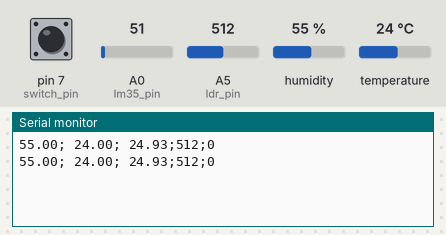
This sketch was run on a simulated Arduino Uno, built with avr-gcc and run on an emulated ATmega328P. On the bench: the last lines printed to the serial monitor. Inputs (shaded band) come from the test bench; at power-on: humidity 55 %, A0 (lm35_pin) = 51, A5 (ldr_pin) = 512, pin 7 (switch_pin) HIGH, temperature 24 °C.

Above: at 2.8 s.
2.9 s: humidity set to 22 %
At 4.7 s:
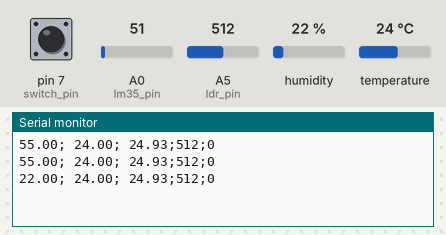
5.6 s: A0 (lm35_pin) set to 61
At 7.1 s:
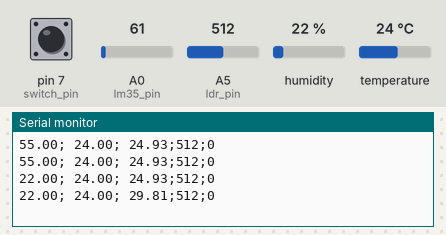
8.3 s: A5 (ldr_pin) set to 716
At 10.8 s:
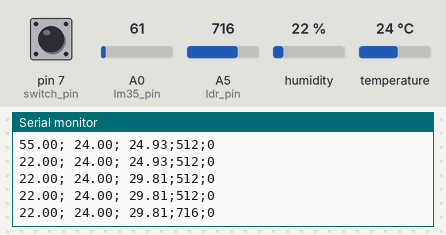
11.0 s: pin 7 (switch_pin) pulled LOW for 2.35 s
At 13.2 s:
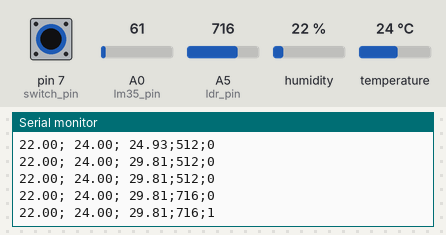
14.8 s: temperature set to 12 °C
At 16.9 s:
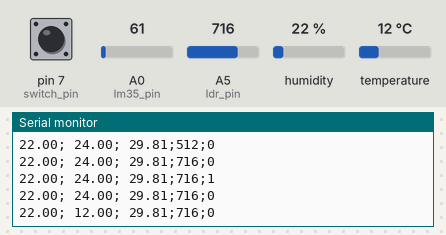
17.5 s: A0 (lm35_pin) set to 71
At 19.4 s:
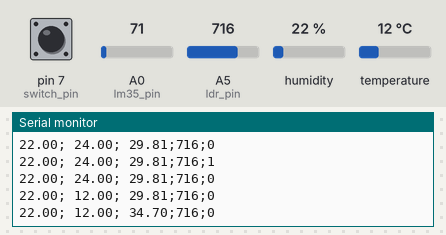
Timing chart, 0 to 20.9 s (numbered marks = the images above; inputs shaded):
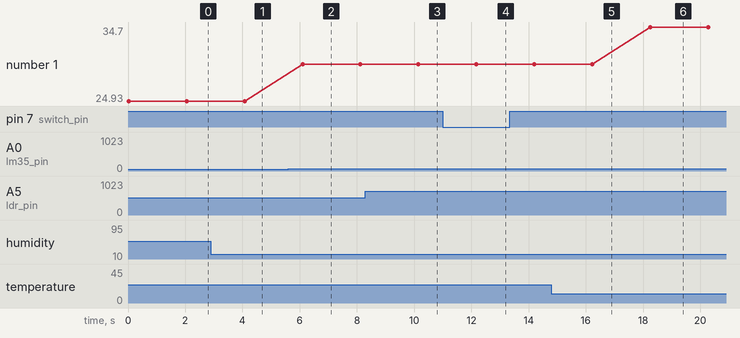

The sketch:

ArduinoSprint1_sep13a.ino
```cpp
#include "DHT.h"
#define dht_type DHT11 //define qual o tipo de sensor DHTxx que se está utilizando
/**
* Configurações iniciais sobre os sensores
* DHT11, LM35, LDR5 e TCRT5000
*/
int dht_pin = A0;
DHT dht_1 = DHT(dht_pin, dht_type); //pode-se configurar diversos sensores DHTxx
int lm35_pin = A0, leitura_lm35 = 0;
float temperatura;
int ldr_pin = A5, leitura_ldr = 0;
int switch_pin = 7;
void setup()
{
Serial.begin(9600);
dht_1.begin();
pinMode(switch_pin, INPUT);
}
void loop()
{
/**
* Bloco do DHT11
*/
float umidade = dht_1.readHumidity();
float temperatura = dht_1.readTemperature();
if (isnan(temperatura) or isnan(umidade))
{
Serial.println("Erro ao ler o DHT");
}
else
{
Serial.print(umidade);
Serial.print("; ");
Serial.print(temperatura);
Serial.print("; ");
}
/**
* Bloco do LM35
*/
leitura_lm35 = analogRead(lm35_pin);
temperatura = leitura_lm35 * (5.0/1023) * 100;
Serial.print(temperatura);
Serial.print(";");
/**
* Bloco do LDR5
*/
leitura_ldr = analogRead(ldr_pin);
Serial.print(leitura_ldr);
Serial.print(";");
/**
* Bloco do TCRT5000
*/
if(digitalRead(switch_pin) == LOW){
Serial.println(1);
}
else {
Serial.println(0);
}
delay(2000);
}
```

Measured:
- after the input at 2.9 s, the serial monitor: prints a new line after 1.2 s (image 1)
- after the input at 5.6 s, the serial monitor: prints a new line after 0.50 s (image 2)
- after the input at 8.3 s, the serial monitor: prints a new line after 1.8 s (image 3)
- after the input at 11.0 s, the serial monitor: prints a new line after 1.2 s (image 4)
- after the input at 14.8 s, the serial monitor: prints a new line after 1.4 s (image 5)
- after the input at 17.5 s, the serial monitor: prints a new line after 0.75 s (image 6)
- plotted number 1: 24.93 → 29.81 after the input at 5.6 s, 29.81 → 34.7 after the input at 17.5 s
